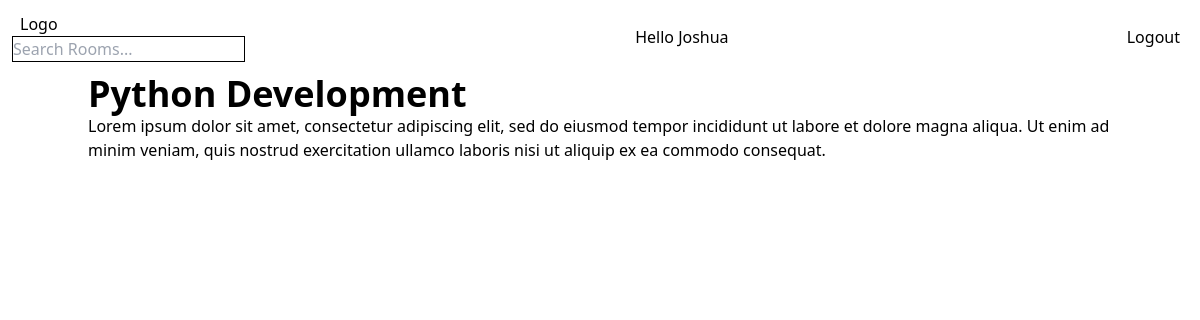
The page /room/5/ (signed in) on the database its author committed.
### base/models.py (models this page shows, shortened)
class Room(models.Model):
    host = models.ForeignKey(User, on_delete=models.SET_NULL, null=True)
    topic = models.ForeignKey(Topic, on_delete=models.SET_NULL, null=True)
    name = models.CharField(max_length=255)
    description = models.TextField(null=True, blank=True)
    participant = models.ManyToManyField(User, related_name='participants', blank=True)
    updated = models.DateTimeField(auto_now=True)
    created = models.DateTimeField(auto_now_add=True)
    class Meta:
        ordering = ['-updated', 'created']

### base/views.py (the view, shortened to what this page needs)
# urls.py: path('room/<str:pk>/', views.room, name='room'),
@login_required(login_url='login')
def room(request, pk):
    room = Room.objects.get(id=pk)
    roomMessages = room.message_set.all().order_by('created')
    context = {'room': room, 'roomMessages': roomMessages}
    return render(request, 'base/room.html', context)

### base/templates/base/room.html (shortened to what this page needs)
{% extends "main.html" %}
{% block content %}
<div class="container mx-auto relative h-screen">
  <h1 class="text-4xl font-bold">{{ room.name }}</h1>
  <h1 class="">{{ room.description }}</h1>
  <div class="absolute bottom-5 w-full p-2 lg:p-0 h-[80vh] overflow-scroll">
  </div>
</div>
{% endblock content %}

### templates/navbar.html
<nav class="flex items-center justify-between p-3">
  {% if request.user.is_authenticated %}
  <div>
    <a href="{% url 'home' %}"  class="[&.active]:font-bold hover:bg-black hover:text-white p-2"  >Logo</a>
    <form method='GET' action="{% url 'home' %}">
      <input placeholder="Search Rooms..." name="q" class="border border-black" />
    </form>
  </div>
  <h1> Hello <span class="capitalize">{{request.user}}</span> </h1>
  {% endif %}
  {% if request.user.is_authenticated %}
  <a href="{% url 'logout' %}"  class="[&.active]:font-bold hover:bg-black hover:text-white p-2"  >Logout</a>
  {% else %}
  <a href="{% url 'login' %}"  class="[&.active]:font-bold hover:bg-black hover:text-white p-2"  >Login</a>
  {% endif %}
</nav>

### rows shown on the page
Room: name "Python Development", description "Lorem ipsum dolor sit amet, consectetur adipiscing elit, sed do eiusmod tempor incididunt ut labore et dolore magna aliqua. Ut enim ad minim veniam, quis nostrud exercitation ullamco laboris nisi ut aliquip ex ea commodo consequat."

### other values the page prints
{{ request.user }} "Joshua"
